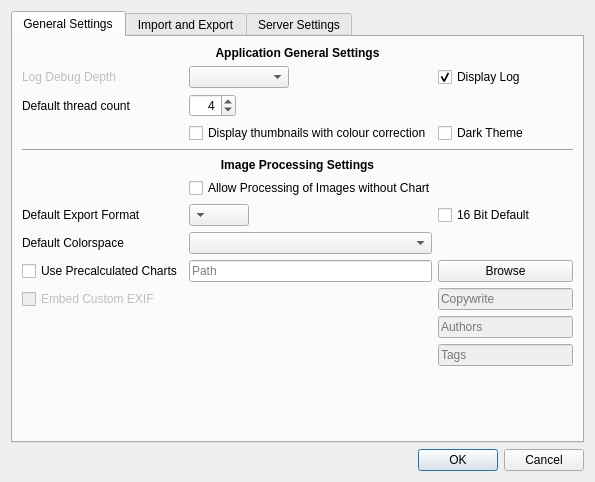
<?xml version="1.0" encoding="UTF-8"?>
<ui version="4.0">
 <class>ImageProcessorSettings</class>
 <widget class="QDialog" name="ImageProcessorSettings">
  <property name="geometry">
   <rect>
    <x>0</x>
    <y>0</y>
    <width>595</width>
    <height>482</height>
   </rect>
  </property>
  <property name="windowTitle">
   <string>Image Processor Settings</string>
  </property>
  <layout class="QGridLayout" name="gridLayout_2">
   <item row="2" column="0">
    <widget class="QTabWidget" name="tabWidget">
     <property name="currentIndex">
      <number>0</number>
     </property>
     <widget class="QWidget" name="generalSettingsTab">
      <attribute name="title">
       <string>General Settings</string>
      </attribute>
      <layout class="QGridLayout" name="gridLayout_5">
       <item row="0" column="0">
        <layout class="QGridLayout" name="applicationGeneralGridLayout">
         <item row="18" column="0">
          <widget class="QLabel" name="label_12">
           <property name="text">
            <string>Default Colorspace</string>
           </property>
          </widget>
         </item>
         <item row="19" column="1">
          <widget class="QLineEdit" name="chartFolderPathLineEdit">
           <property name="placeholderText">
            <string>Path</string>
           </property>
          </widget>
         </item>
         <item row="13" column="0" colspan="3">
          <widget class="Line" name="line_2">
           <property name="orientation">
            <enum>Qt::Horizontal</enum>
           </property>
          </widget>
         </item>
         <item row="17" column="0">
          <widget class="QLabel" name="label_3">
           <property name="text">
            <string>Default Export Format</string>
           </property>
          </widget>
         </item>
         <item row="2" column="1" alignment="Qt::AlignLeft">
          <widget class="QComboBox" name="logDebugDepthCombobox">
           <property name="enabled">
            <bool>true</bool>
           </property>
           <property name="minimumSize">
            <size>
             <width>100</width>
             <height>0</height>
            </size>
           </property>
          </widget>
         </item>
         <item row="14" column="0" colspan="3">
          <widget class="QLabel" name="label_11">
           <property name="font">
            <font>
             <bold>true</bold>
            </font>
           </property>
           <property name="text">
            <string>Image Processing Settings</string>
           </property>
           <property name="alignment">
            <set>Qt::AlignCenter</set>
           </property>
          </widget>
         </item>
         <item row="20" column="2">
          <widget class="QLineEdit" name="exifCopywriteLineEdit">
           <property name="enabled">
            <bool>false</bool>
           </property>
           <property name="placeholderText">
            <string>Copywrite</string>
           </property>
          </widget>
         </item>
         <item row="0" column="0" colspan="3">
          <widget class="QLabel" name="label">
           <property name="maximumSize">
            <size>
             <width>16777215</width>
             <height>20</height>
            </size>
           </property>
           <property name="font">
            <font>
             <bold>true</bold>
            </font>
           </property>
           <property name="text">
            <string>Application General Settings</string>
           </property>
           <property name="alignment">
            <set>Qt::AlignCenter</set>
           </property>
          </widget>
         </item>
         <item row="18" column="1">
          <widget class="QComboBox" name="defaultColorspaceComboBox">
           <property name="toolTip">
            <string>Sets the default colourspace where it applies</string>
           </property>
          </widget>
         </item>
         <item row="3" column="1" alignment="Qt::AlignLeft">
          <widget class="QSpinBox" name="defaultThreadCountSpinbox">
           <property name="maximumSize">
            <size>
             <width>50</width>
             <height>16777215</height>
            </size>
           </property>
           <property name="alignment">
            <set>Qt::AlignRight|Qt::AlignTrailing|Qt::AlignVCenter</set>
           </property>
           <property name="suffix">
            <string/>
           </property>
           <property name="minimum">
            <number>1</number>
           </property>
           <property name="maximum">
            <number>100</number>
           </property>
           <property name="value">
            <number>4</number>
           </property>
          </widget>
         </item>
         <item row="2" column="0">
          <widget class="QLabel" name="label_4">
           <property name="enabled">
            <bool>false</bool>
           </property>
           <property name="text">
            <string>Log Debug Depth</string>
           </property>
          </widget>
         </item>
         <item row="17" column="1" alignment="Qt::AlignRight">
          <widget class="QComboBox" name="defaultExportFormatComboBox">
           <property name="maximumSize">
            <size>
             <width>60</width>
             <height>60</height>
            </size>
           </property>
           <property name="layoutDirection">
            <enum>Qt::RightToLeft</enum>
           </property>
           <property name="placeholderText">
            <string>jpg</string>
           </property>
          </widget>
         </item>
         <item row="16" column="1" colspan="2">
          <widget class="QCheckBox" name="allowChartlessProcessingCheckbox">
           <property name="toolTip">
            <string>If no chart found, processes and exports images as is</string>
           </property>
           <property name="text">
            <string>Allow Processing of Images without Chart</string>
           </property>
          </widget>
         </item>
         <item row="19" column="2">
          <widget class="QPushButton" name="browseForDefaultColorChartPushButton">
           <property name="text">
            <string>Browse</string>
           </property>
          </widget>
         </item>
         <item row="22" column="2">
          <widget class="QLineEdit" name="exifTagsLineEdit">
           <property name="enabled">
            <bool>false</bool>
           </property>
           <property name="placeholderText">
            <string>Tags</string>
           </property>
          </widget>
         </item>
         <item row="3" column="0">
          <widget class="QLabel" name="label_8">
           <property name="text">
            <string>Default thread count</string>
           </property>
          </widget>
         </item>
         <item row="20" column="0" colspan="2">
          <widget class="QCheckBox" name="embedCustomEXIFCheckbox">
           <property name="enabled">
            <bool>false</bool>
           </property>
           <property name="toolTip">
            <string>Embeds EXIF data into the exported images. uses image defaults if nothing entered</string>
           </property>
           <property name="text">
            <string>Embed Custom EXIF</string>
           </property>
           <property name="tristate">
            <bool>false</bool>
           </property>
          </widget>
         </item>
         <item row="17" column="2">
          <widget class="QCheckBox" name="bitDepth16EnableCheckbox">
           <property name="toolTip">
            <string>Set the default processing to 16 bit if the format allows</string>
           </property>
           <property name="text">
            <string>16 Bit Default</string>
           </property>
          </widget>
         </item>
         <item row="24" column="1">
          <spacer name="verticalSpacer_2">
           <property name="orientation">
            <enum>Qt::Vertical</enum>
           </property>
           <property name="sizeHint" stdset="0">
            <size>
             <width>20</width>
             <height>40</height>
            </size>
           </property>
          </spacer>
         </item>
         <item row="5" column="2">
          <widget class="QCheckBox" name="enableDarkThemeCheckbox">
           <property name="enabled">
            <bool>true</bool>
           </property>
           <property name="toolTip">
            <string>Enables experimental features. WARNING THIS MAY PRODUCE UNWANTED RESULTS</string>
           </property>
           <property name="text">
            <string>Dark Theme</string>
           </property>
          </widget>
         </item>
         <item row="19" column="0">
          <widget class="QCheckBox" name="usePrecalculatedChartsCheckBox">
           <property name="text">
            <string>Use Precalculated Charts</string>
           </property>
          </widget>
         </item>
         <item row="2" column="2">
          <widget class="QCheckBox" name="displayLogCheckBox">
           <property name="text">
            <string>Display Log</string>
           </property>
           <property name="checked">
            <bool>true</bool>
           </property>
          </widget>
         </item>
         <item row="21" column="2">
          <widget class="QLineEdit" name="exifAuthorsLineEdit">
           <property name="enabled">
            <bool>false</bool>
           </property>
           <property name="placeholderText">
            <string>Authors</string>
           </property>
          </widget>
         </item>
         <item row="5" column="1">
          <widget class="QCheckBox" name="colorCorrectThumbnailsCheckbox">
           <property name="text">
            <string>Display thumbnails with colour correction</string>
           </property>
          </widget>
         </item>
        </layout>
       </item>
      </layout>
     </widget>
     <widget class="QWidget" name="importExportRules">
      <attribute name="title">
       <string>Import and Export</string>
      </attribute>
      <layout class="QGridLayout" name="gridLayout_6">
       <item row="0" column="0">
        <layout class="QGridLayout" name="importExportSettingsGridLayout">
         <item row="1" column="2">
          <layout class="QGridLayout" name="gridLayout">
           <item row="2" column="0">
            <widget class="QCheckBox" name="groupImagesByPrefixCheckbox">
             <property name="toolTip">
              <string>Groups images by filename prefix, for instance &quot;CAM01_0001&quot; will be grouped under &quot;CAM01&quot;</string>
             </property>
             <property name="text">
              <string>Group images by Filename Prefix</string>
             </property>
            </widget>
           </item>
           <item row="2" column="1">
            <widget class="QLineEdit" name="prefixGroupingLineEdit">
             <property name="toolTip">
              <string>Groups images </string>
             </property>
             <property name="placeholderText">
              <string>Seperator</string>
             </property>
            </widget>
           </item>
           <item row="1" column="0">
            <widget class="QCheckBox" name="groupImagesBySubfolderCheckbox">
             <property name="text">
              <string>Group Images by Subfolders</string>
             </property>
            </widget>
           </item>
           <item row="0" column="0">
            <widget class="QCheckBox" name="lookForImagesInSubfolderCheckbox">
             <property name="text">
              <string>Look for images in Subfolders</string>
             </property>
            </widget>
           </item>
           <item row="3" column="0">
            <widget class="QCheckBox" name="ignoreFormatsCheckbox">
             <property name="text">
              <string>Ignore Filter</string>
             </property>
            </widget>
           </item>
           <item row="3" column="1">
            <widget class="QLineEdit" name="ignoreStringLineEdit">
             <property name="toolTip">
              <string>Ignore Images with matching text. Use commas to ignore multiple types. Usage: &quot;REFERENCE&quot; will ignore all images with REFERENCE in the filename.</string>
             </property>
             <property name="placeholderText">
              <string>Ignore String, Use commas for Multiple</string>
             </property>
            </widget>
           </item>
          </layout>
         </item>
         <item row="6" column="2">
          <widget class="QPlainTextEdit" name="exportRulesTextBox">
           <property name="minimumSize">
            <size>
             <width>0</width>
             <height>140</height>
            </size>
           </property>
           <property name="maximumSize">
            <size>
             <width>16777215</width>
             <height>140</height>
            </size>
           </property>
           <property name="frameShape">
            <enum>QFrame::StyledPanel</enum>
           </property>
           <property name="undoRedoEnabled">
            <bool>false</bool>
           </property>
           <property name="readOnly">
            <bool>true</bool>
           </property>
           <property name="plainText">
            <string>[r]: Root folder name
[s]: Sub folder name (if exists)
[e]: File name extension
[oc]: Original file name without numbers
[c]: Custom name from custom input
[o]: Original file name
[n]: Image Number
[/]: new folder layer</string>
           </property>
           <property name="textInteractionFlags">
            <set>Qt::NoTextInteraction</set>
           </property>
           <property name="backgroundVisible">
            <bool>false</bool>
           </property>
          </widget>
         </item>
         <item row="4" column="1">
          <widget class="QCheckBox" name="useExportRulesCheckbox">
           <property name="text">
            <string>Use Export Rules</string>
           </property>
          </widget>
         </item>
         <item row="4" column="2">
          <widget class="QLineEdit" name="exportSettingsLineEdit">
           <property name="text">
            <string>[r]/[o][n4][e]</string>
           </property>
          </widget>
         </item>
         <item row="1" column="1">
          <widget class="QCheckBox" name="useImportRulesCheckbox">
           <property name="text">
            <string>Use Import Rules</string>
           </property>
          </widget>
         </item>
         <item row="2" column="1" colspan="2">
          <widget class="QLabel" name="label_6">
           <property name="font">
            <font>
             <bold>true</bold>
            </font>
           </property>
           <property name="text">
            <string>Export Settings</string>
           </property>
           <property name="alignment">
            <set>Qt::AlignCenter</set>
           </property>
          </widget>
         </item>
         <item row="7" column="1">
          <spacer name="verticalSpacer">
           <property name="orientation">
            <enum>Qt::Vertical</enum>
           </property>
           <property name="sizeHint" stdset="0">
            <size>
             <width>20</width>
             <height>60</height>
            </size>
           </property>
          </spacer>
         </item>
         <item row="0" column="1" colspan="2">
          <widget class="QLabel" name="label_5">
           <property name="font">
            <font>
             <bold>true</bold>
            </font>
           </property>
           <property name="text">
            <string>Import Settings</string>
           </property>
           <property name="alignment">
            <set>Qt::AlignCenter</set>
           </property>
          </widget>
         </item>
         <item row="5" column="2">
          <widget class="QLabel" name="schema_preview_label">
           <property name="text">
            <string>Schema Preview</string>
           </property>
          </widget>
         </item>
        </layout>
       </item>
      </layout>
     </widget>
     <widget class="QWidget" name="serverSettingsTab">
      <attribute name="title">
       <string>Server Settings</string>
      </attribute>
      <layout class="QGridLayout" name="gridLayout_8">
       <item row="1" column="0">
        <layout class="QGridLayout" name="serverSettingsGridLayout">
         <item row="5" column="1">
          <spacer name="verticalSpacer_4">
           <property name="orientation">
            <enum>Qt::Vertical</enum>
           </property>
           <property name="sizeHint" stdset="0">
            <size>
             <width>20</width>
             <height>40</height>
            </size>
           </property>
          </spacer>
         </item>
         <item row="0" column="1" colspan="2">
          <widget class="QLineEdit" name="hostServerAddressLineEdit">
           <property name="placeholderText">
            <string>Server address</string>
           </property>
          </widget>
         </item>
         <item row="1" column="2">
          <widget class="QPushButton" name="openServerHelpPushButton">
           <property name="text">
            <string>Help</string>
           </property>
          </widget>
         </item>
         <item row="0" column="0">
          <widget class="QCheckBox" name="enableServerCheckbox">
           <property name="font">
            <font>
             <pointsize>10</pointsize>
             <bold>true</bold>
            </font>
           </property>
           <property name="text">
            <string>Enable Server Connections</string>
           </property>
           <property name="iconSize">
            <size>
             <width>20</width>
             <height>20</height>
            </size>
           </property>
          </widget>
         </item>
        </layout>
       </item>
      </layout>
     </widget>
    </widget>
   </item>
   <item row="3" column="0">
    <widget class="QDialogButtonBox" name="finalizeSettingsButtonBox">
     <property name="orientation">
      <enum>Qt::Horizontal</enum>
     </property>
     <property name="standardButtons">
      <set>QDialogButtonBox::Cancel|QDialogButtonBox::Ok</set>
     </property>
    </widget>
   </item>
  </layout>
 </widget>
 <resources/>
 <connections>
  <connection>
   <sender>finalizeSettingsButtonBox</sender>
   <signal>accepted()</signal>
   <receiver>ImageProcessorSettings</receiver>
   <slot>accept()</slot>
   <hints>
    <hint type="sourcelabel">
     <x>248</x>
     <y>254</y>
    </hint>
    <hint type="destinationlabel">
     <x>157</x>
     <y>274</y>
    </hint>
   </hints>
  </connection>
  <connection>
   <sender>finalizeSettingsButtonBox</sender>
   <signal>rejected()</signal>
   <receiver>ImageProcessorSettings</receiver>
   <slot>reject()</slot>
   <hints>
    <hint type="sourcelabel">
     <x>316</x>
     <y>260</y>
    </hint>
    <hint type="destinationlabel">
     <x>286</x>
     <y>274</y>
    </hint>
   </hints>
  </connection>
 </connections>
</ui>
